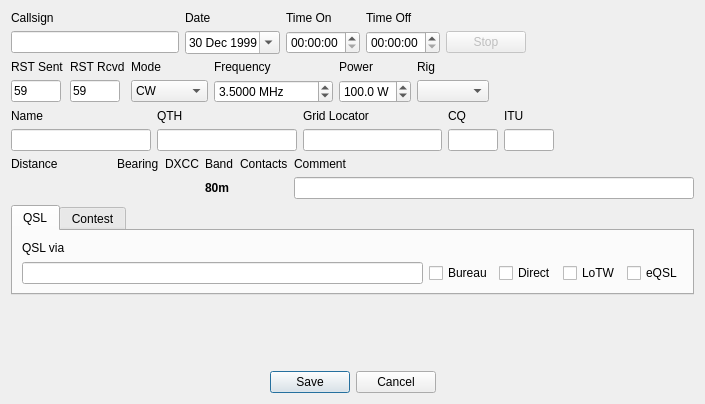
<?xml version="1.0" encoding="UTF-8"?>
<ui version="4.0">
 <class>NewContactWidget</class>
 <widget class="QWidget" name="NewContactWidget">
  <property name="geometry">
   <rect>
    <x>0</x>
    <y>0</y>
    <width>705</width>
    <height>404</height>
   </rect>
  </property>
  <property name="sizePolicy">
   <sizepolicy hsizetype="Minimum" vsizetype="Preferred">
    <horstretch>0</horstretch>
    <verstretch>0</verstretch>
   </sizepolicy>
  </property>
  <property name="windowTitle">
   <string notr="true">Form</string>
  </property>
  <layout class="QGridLayout" name="gridLayout_8">
   <item row="0" column="0">
    <layout class="QVBoxLayout" name="verticalLayout">
     <item>
      <layout class="QGridLayout" name="gridLayout">
       <item row="0" column="3">
        <widget class="QLabel" name="timeOffLabel">
         <property name="text">
          <string>Time Off</string>
         </property>
        </widget>
       </item>
       <item row="0" column="0">
        <widget class="QLabel" name="callsignLabel">
         <property name="text">
          <string>Callsign</string>
         </property>
        </widget>
       </item>
       <item row="1" column="2">
        <widget class="QTimeEdit" name="timeOnEdit">
         <property name="focusPolicy">
          <enum>Qt::NoFocus</enum>
         </property>
         <property name="displayFormat">
          <string notr="true">hh:mm:ss</string>
         </property>
         <property name="calendarPopup">
          <bool>true</bool>
         </property>
         <property name="timeSpec">
          <enum>Qt::UTC</enum>
         </property>
        </widget>
       </item>
       <item row="1" column="3">
        <widget class="QTimeEdit" name="timeOffEdit">
         <property name="focusPolicy">
          <enum>Qt::NoFocus</enum>
         </property>
         <property name="displayFormat">
          <string notr="true">hh:mm:ss</string>
         </property>
         <property name="timeSpec">
          <enum>Qt::UTC</enum>
         </property>
        </widget>
       </item>
       <item row="1" column="5">
        <spacer name="horizontalSpacer">
         <property name="orientation">
          <enum>Qt::Horizontal</enum>
         </property>
         <property name="sizeHint" stdset="0">
          <size>
           <width>40</width>
           <height>20</height>
          </size>
         </property>
        </spacer>
       </item>
       <item row="0" column="1">
        <widget class="QLabel" name="dateLabel">
         <property name="text">
          <string>Date</string>
         </property>
        </widget>
       </item>
       <item row="1" column="0">
        <widget class="QLineEdit" name="callsignEdit">
         <property name="font">
          <font>
           <weight>75</weight>
           <bold>true</bold>
          </font>
         </property>
        </widget>
       </item>
       <item row="0" column="2">
        <widget class="QLabel" name="timeOnLabel">
         <property name="text">
          <string>Time On</string>
         </property>
        </widget>
       </item>
       <item row="1" column="1">
        <widget class="QDateEdit" name="dateEdit">
         <property name="focusPolicy">
          <enum>Qt::NoFocus</enum>
         </property>
         <property name="dateTime">
          <datetime>
           <hour>21</hour>
           <minute>0</minute>
           <second>0</second>
           <year>1999</year>
           <month>12</month>
           <day>30</day>
          </datetime>
         </property>
         <property name="calendarPopup">
          <bool>true</bool>
         </property>
         <property name="timeSpec">
          <enum>Qt::UTC</enum>
         </property>
        </widget>
       </item>
       <item row="1" column="4">
        <widget class="QPushButton" name="stopContactTimerButton">
         <property name="enabled">
          <bool>false</bool>
         </property>
         <property name="focusPolicy">
          <enum>Qt::NoFocus</enum>
         </property>
         <property name="text">
          <string>Stop</string>
         </property>
        </widget>
       </item>
      </layout>
     </item>
     <item>
      <layout class="QGridLayout" name="gridLayout_2">
       <item row="0" column="1">
        <widget class="QLabel" name="rstRcvdLabel">
         <property name="text">
          <string>RST Rcvd</string>
         </property>
        </widget>
       </item>
       <item row="1" column="1">
        <widget class="QLineEdit" name="rstRcvdEdit">
         <property name="sizePolicy">
          <sizepolicy hsizetype="Fixed" vsizetype="Fixed">
           <horstretch>0</horstretch>
           <verstretch>0</verstretch>
          </sizepolicy>
         </property>
         <property name="maximumSize">
          <size>
           <width>50</width>
           <height>16777215</height>
          </size>
         </property>
         <property name="text">
          <string notr="true">59</string>
         </property>
        </widget>
       </item>
       <item row="0" column="0">
        <widget class="QLabel" name="rstSentLabel">
         <property name="text">
          <string>RST Sent</string>
         </property>
        </widget>
       </item>
       <item row="1" column="0">
        <widget class="QLineEdit" name="rstSentEdit">
         <property name="sizePolicy">
          <sizepolicy hsizetype="Fixed" vsizetype="Fixed">
           <horstretch>0</horstretch>
           <verstretch>0</verstretch>
          </sizepolicy>
         </property>
         <property name="maximumSize">
          <size>
           <width>50</width>
           <height>16777215</height>
          </size>
         </property>
         <property name="text">
          <string>59</string>
         </property>
         <property name="maxLength">
          <number>8</number>
         </property>
        </widget>
       </item>
       <item row="0" column="2">
        <widget class="QLabel" name="modeLabel">
         <property name="text">
          <string>Mode</string>
         </property>
        </widget>
       </item>
       <item row="1" column="2">
        <widget class="QComboBox" name="modeEdit">
         <item>
          <property name="text">
           <string notr="true">CW</string>
          </property>
         </item>
         <item>
          <property name="text">
           <string notr="true">SSB</string>
          </property>
         </item>
         <item>
          <property name="text">
           <string notr="true">AM</string>
          </property>
         </item>
         <item>
          <property name="text">
           <string notr="true">FM</string>
          </property>
         </item>
         <item>
          <property name="text">
           <string notr="true">PSK31</string>
          </property>
         </item>
         <item>
          <property name="text">
           <string notr="true">QPSK31</string>
          </property>
         </item>
         <item>
          <property name="text">
           <string notr="true">RTTY</string>
          </property>
         </item>
         <item>
          <property name="text">
           <string notr="true">JT65</string>
          </property>
         </item>
         <item>
          <property name="text">
           <string notr="true">JT65A</string>
          </property>
         </item>
         <item>
          <property name="text">
           <string notr="true">JT65B</string>
          </property>
         </item>
         <item>
          <property name="text">
           <string notr="true">JT65C</string>
          </property>
         </item>
         <item>
          <property name="text">
           <string notr="true">SSTV</string>
          </property>
         </item>
         <item>
          <property name="text">
           <string notr="true">THOR</string>
          </property>
         </item>
         <item>
          <property name="text">
           <string notr="true">MT63</string>
          </property>
         </item>
         <item>
          <property name="text">
           <string>OLIVIA</string>
          </property>
         </item>
         <item>
          <property name="text">
           <string>HELL</string>
          </property>
         </item>
        </widget>
       </item>
       <item row="0" column="3">
        <widget class="QLabel" name="frequencyLabel">
         <property name="text">
          <string>Frequency</string>
         </property>
        </widget>
       </item>
       <item row="1" column="3">
        <widget class="QDoubleSpinBox" name="frequencyEdit">
         <property name="suffix">
          <string notr="true"> MHz</string>
         </property>
         <property name="decimals">
          <number>4</number>
         </property>
         <property name="maximum">
          <double>20000.000000000000000</double>
         </property>
         <property name="singleStep">
          <double>0.001000000000000</double>
         </property>
         <property name="value">
          <double>3.500000000000000</double>
         </property>
        </widget>
       </item>
       <item row="0" column="4">
        <widget class="QLabel" name="powerLabel">
         <property name="text">
          <string>Power</string>
         </property>
        </widget>
       </item>
       <item row="1" column="4">
        <widget class="QDoubleSpinBox" name="powerEdit">
         <property name="suffix">
          <string> W</string>
         </property>
         <property name="decimals">
          <number>1</number>
         </property>
         <property name="maximum">
          <double>500.000000000000000</double>
         </property>
         <property name="value">
          <double>100.000000000000000</double>
         </property>
        </widget>
       </item>
       <item row="1" column="5">
        <widget class="QComboBox" name="rigEdit"/>
       </item>
       <item row="0" column="5">
        <widget class="QLabel" name="rigLabel">
         <property name="text">
          <string>Rig</string>
         </property>
        </widget>
       </item>
       <item row="1" column="6">
        <spacer name="horizontalSpacer_2">
         <property name="orientation">
          <enum>Qt::Horizontal</enum>
         </property>
         <property name="sizeHint" stdset="0">
          <size>
           <width>40</width>
           <height>20</height>
          </size>
         </property>
        </spacer>
       </item>
      </layout>
     </item>
     <item>
      <layout class="QGridLayout" name="gridLayout_3">
       <item row="0" column="0">
        <widget class="QLabel" name="nameLabel">
         <property name="text">
          <string>Name</string>
         </property>
        </widget>
       </item>
       <item row="1" column="2">
        <widget class="QLineEdit" name="gridEdit">
         <property name="maxLength">
          <number>32767</number>
         </property>
        </widget>
       </item>
       <item row="1" column="3">
        <widget class="QLineEdit" name="cqEdit">
         <property name="sizePolicy">
          <sizepolicy hsizetype="Fixed" vsizetype="Fixed">
           <horstretch>0</horstretch>
           <verstretch>0</verstretch>
          </sizepolicy>
         </property>
         <property name="maximumSize">
          <size>
           <width>50</width>
           <height>16777215</height>
          </size>
         </property>
        </widget>
       </item>
       <item row="0" column="2">
        <widget class="QLabel" name="gridLabel">
         <property name="text">
          <string>Grid Locator</string>
         </property>
        </widget>
       </item>
       <item row="0" column="1">
        <widget class="QLabel" name="qthLabel">
         <property name="text">
          <string>QTH</string>
         </property>
        </widget>
       </item>
       <item row="1" column="0">
        <widget class="QLineEdit" name="nameEdit"/>
       </item>
       <item row="1" column="1">
        <widget class="QLineEdit" name="qthEdit"/>
       </item>
       <item row="1" column="4">
        <widget class="QLineEdit" name="ituEdit">
         <property name="sizePolicy">
          <sizepolicy hsizetype="Fixed" vsizetype="Fixed">
           <horstretch>0</horstretch>
           <verstretch>0</verstretch>
          </sizepolicy>
         </property>
         <property name="maximumSize">
          <size>
           <width>50</width>
           <height>16777215</height>
          </size>
         </property>
        </widget>
       </item>
       <item row="0" column="3">
        <widget class="QLabel" name="cqLabel">
         <property name="text">
          <string>CQ</string>
         </property>
        </widget>
       </item>
       <item row="0" column="4">
        <widget class="QLabel" name="ituLabel">
         <property name="text">
          <string>ITU</string>
         </property>
        </widget>
       </item>
       <item row="1" column="5">
        <spacer name="horizontalSpacer_3">
         <property name="orientation">
          <enum>Qt::Horizontal</enum>
         </property>
         <property name="sizeHint" stdset="0">
          <size>
           <width>40</width>
           <height>20</height>
          </size>
         </property>
        </spacer>
       </item>
      </layout>
     </item>
     <item>
      <layout class="QGridLayout" name="gridLayout_6">
       <item row="0" column="2">
        <widget class="QLabel" name="dxccLabel">
         <property name="font">
          <font>
           <weight>50</weight>
           <bold>false</bold>
          </font>
         </property>
         <property name="text">
          <string>DXCC</string>
         </property>
        </widget>
       </item>
       <item row="0" column="3">
        <widget class="QLabel" name="bandLabel">
         <property name="text">
          <string>Band</string>
         </property>
        </widget>
       </item>
       <item row="1" column="4">
        <widget class="QLabel" name="contactInfo">
         <property name="font">
          <font>
           <weight>75</weight>
           <bold>true</bold>
          </font>
         </property>
         <property name="text">
          <string notr="true"/>
         </property>
        </widget>
       </item>
       <item row="1" column="3">
        <widget class="QLabel" name="bandText">
         <property name="font">
          <font>
           <weight>75</weight>
           <bold>true</bold>
          </font>
         </property>
         <property name="text">
          <string notr="true">80m</string>
         </property>
        </widget>
       </item>
       <item row="1" column="2">
        <widget class="QLabel" name="dxccInfo">
         <property name="font">
          <font>
           <weight>75</weight>
           <bold>true</bold>
          </font>
         </property>
         <property name="text">
          <string notr="true"/>
         </property>
        </widget>
       </item>
       <item row="0" column="4">
        <widget class="QLabel" name="contactLabel">
         <property name="font">
          <font>
           <weight>50</weight>
           <bold>false</bold>
          </font>
         </property>
         <property name="text">
          <string>Contacts</string>
         </property>
        </widget>
       </item>
       <item row="1" column="0">
        <widget class="QLabel" name="distanceInfo">
         <property name="minimumSize">
          <size>
           <width>100</width>
           <height>0</height>
          </size>
         </property>
         <property name="font">
          <font>
           <weight>75</weight>
           <bold>true</bold>
          </font>
         </property>
         <property name="text">
          <string notr="true"/>
         </property>
        </widget>
       </item>
       <item row="1" column="1">
        <widget class="QLabel" name="bearingInfo">
         <property name="font">
          <font>
           <weight>75</weight>
           <bold>true</bold>
          </font>
         </property>
         <property name="text">
          <string notr="true"/>
         </property>
        </widget>
       </item>
       <item row="0" column="0">
        <widget class="QLabel" name="distanceLabel">
         <property name="font">
          <font>
           <weight>50</weight>
           <bold>false</bold>
          </font>
         </property>
         <property name="text">
          <string>Distance</string>
         </property>
        </widget>
       </item>
       <item row="0" column="1">
        <widget class="QLabel" name="bearingLabel">
         <property name="text">
          <string>Bearing</string>
         </property>
        </widget>
       </item>
       <item row="0" column="5">
        <widget class="QLabel" name="commentLabel">
         <property name="text">
          <string>Comment</string>
         </property>
        </widget>
       </item>
       <item row="1" column="5">
        <widget class="QLineEdit" name="commentEdit"/>
       </item>
      </layout>
     </item>
     <item>
      <widget class="QTabWidget" name="tabWidget">
       <property name="currentIndex">
        <number>0</number>
       </property>
       <widget class="QWidget" name="tab">
        <attribute name="title">
         <string>QSL</string>
        </attribute>
        <layout class="QGridLayout" name="gridLayout_4">
         <item row="1" column="0">
          <widget class="QLineEdit" name="qslViaEdit"/>
         </item>
         <item row="0" column="0">
          <widget class="QLabel" name="qslViaLabel">
           <property name="text">
            <string>QSL via</string>
           </property>
          </widget>
         </item>
         <item row="1" column="1">
          <widget class="QCheckBox" name="checkBox">
           <property name="text">
            <string>Bureau</string>
           </property>
          </widget>
         </item>
         <item row="1" column="2">
          <widget class="QCheckBox" name="checkBox_2">
           <property name="text">
            <string>Direct</string>
           </property>
          </widget>
         </item>
         <item row="1" column="3">
          <widget class="QCheckBox" name="checkBox_3">
           <property name="text">
            <string>LoTW</string>
           </property>
          </widget>
         </item>
         <item row="1" column="4">
          <widget class="QCheckBox" name="checkBox_4">
           <property name="text">
            <string>eQSL</string>
           </property>
          </widget>
         </item>
        </layout>
       </widget>
       <widget class="QWidget" name="tab_2">
        <attribute name="title">
         <string>Contest</string>
        </attribute>
        <layout class="QGridLayout" name="gridLayout_5">
         <item row="3" column="2">
          <widget class="QLineEdit" name="lineEdit_3"/>
         </item>
         <item row="0" column="2">
          <widget class="QLabel" name="label_3">
           <property name="text">
            <string>Rx Serial</string>
           </property>
          </widget>
         </item>
         <item row="0" column="0">
          <widget class="QLabel" name="label_4">
           <property name="text">
            <string>Contest</string>
           </property>
          </widget>
         </item>
         <item row="3" column="0">
          <widget class="QComboBox" name="comboBox">
           <item>
            <property name="text">
             <string/>
            </property>
           </item>
           <item>
            <property name="text">
             <string>LZ DX</string>
            </property>
           </item>
          </widget>
         </item>
         <item row="0" column="4">
          <widget class="QLabel" name="label_2">
           <property name="text">
            <string>Tx Serial</string>
           </property>
          </widget>
         </item>
         <item row="3" column="4">
          <widget class="QLineEdit" name="lineEdit_2"/>
         </item>
        </layout>
       </widget>
      </widget>
     </item>
     <item>
      <spacer name="verticalSpacer">
       <property name="orientation">
        <enum>Qt::Vertical</enum>
       </property>
       <property name="sizeHint" stdset="0">
        <size>
         <width>20</width>
         <height>28</height>
        </size>
       </property>
      </spacer>
     </item>
     <item>
      <widget class="QDialogButtonBox" name="buttonBox">
       <property name="enabled">
        <bool>true</bool>
       </property>
       <property name="focusPolicy">
        <enum>Qt::NoFocus</enum>
       </property>
       <property name="styleSheet">
        <string notr="true"/>
       </property>
       <property name="standardButtons">
        <set>QDialogButtonBox::Cancel|QDialogButtonBox::Save</set>
       </property>
       <property name="centerButtons">
        <bool>true</bool>
       </property>
      </widget>
     </item>
    </layout>
   </item>
  </layout>
 </widget>
 <tabstops>
  <tabstop>callsignEdit</tabstop>
  <tabstop>rstRcvdEdit</tabstop>
  <tabstop>nameEdit</tabstop>
  <tabstop>qthEdit</tabstop>
  <tabstop>gridEdit</tabstop>
  <tabstop>dateEdit</tabstop>
  <tabstop>timeOnEdit</tabstop>
  <tabstop>timeOffEdit</tabstop>
  <tabstop>stopContactTimerButton</tabstop>
  <tabstop>buttonBox</tabstop>
 </tabstops>
 <resources/>
 <connections>
  <connection>
   <sender>buttonBox</sender>
   <signal>accepted()</signal>
   <receiver>NewContactWidget</receiver>
   <slot>saveContact()</slot>
   <hints>
    <hint type="sourcelabel">
     <x>508</x>
     <y>203</y>
    </hint>
    <hint type="destinationlabel">
     <x>438</x>
     <y>352</y>
    </hint>
   </hints>
  </connection>
  <connection>
   <sender>buttonBox</sender>
   <signal>rejected()</signal>
   <receiver>NewContactWidget</receiver>
   <slot>resetContact()</slot>
   <hints>
    <hint type="sourcelabel">
     <x>508</x>
     <y>203</y>
    </hint>
    <hint type="destinationlabel">
     <x>370</x>
     <y>352</y>
    </hint>
   </hints>
  </connection>
  <connection>
   <sender>callsignEdit</sender>
   <signal>editingFinished()</signal>
   <receiver>NewContactWidget</receiver>
   <slot>callsignChanged()</slot>
   <hints>
    <hint type="sourcelabel">
     <x>177</x>
     <y>54</y>
    </hint>
    <hint type="destinationlabel">
     <x>389</x>
     <y>176</y>
    </hint>
   </hints>
  </connection>
  <connection>
   <sender>gridEdit</sender>
   <signal>textChanged(QString)</signal>
   <receiver>NewContactWidget</receiver>
   <slot>gridChanged()</slot>
   <hints>
    <hint type="sourcelabel">
     <x>355</x>
     <y>138</y>
    </hint>
    <hint type="destinationlabel">
     <x>407</x>
     <y>106</y>
    </hint>
   </hints>
  </connection>
  <connection>
   <sender>stopContactTimerButton</sender>
   <signal>clicked()</signal>
   <receiver>NewContactWidget</receiver>
   <slot>stopContactTimer()</slot>
   <hints>
    <hint type="sourcelabel">
     <x>509</x>
     <y>50</y>
    </hint>
    <hint type="destinationlabel">
     <x>516</x>
     <y>217</y>
    </hint>
   </hints>
  </connection>
  <connection>
   <sender>frequencyEdit</sender>
   <signal>valueChanged(double)</signal>
   <receiver>NewContactWidget</receiver>
   <slot>frequencyChanged()</slot>
   <hints>
    <hint type="sourcelabel">
     <x>394</x>
     <y>91</y>
    </hint>
    <hint type="destinationlabel">
     <x>516</x>
     <y>217</y>
    </hint>
   </hints>
  </connection>
  <connection>
   <sender>modeEdit</sender>
   <signal>currentTextChanged(QString)</signal>
   <receiver>NewContactWidget</receiver>
   <slot>modeChanged()</slot>
   <hints>
    <hint type="sourcelabel">
     <x>171</x>
     <y>91</y>
    </hint>
    <hint type="destinationlabel">
     <x>516</x>
     <y>263</y>
    </hint>
   </hints>
  </connection>
 </connections>
 <slots>
  <slot>saveContact()</slot>
  <slot>resetContact()</slot>
  <slot>callsignChanged()</slot>
  <slot>gridChanged()</slot>
  <slot>stopContactTimer()</slot>
  <slot>frequencyChanged()</slot>
  <slot>modeChanged()</slot>
 </slots>
</ui>
